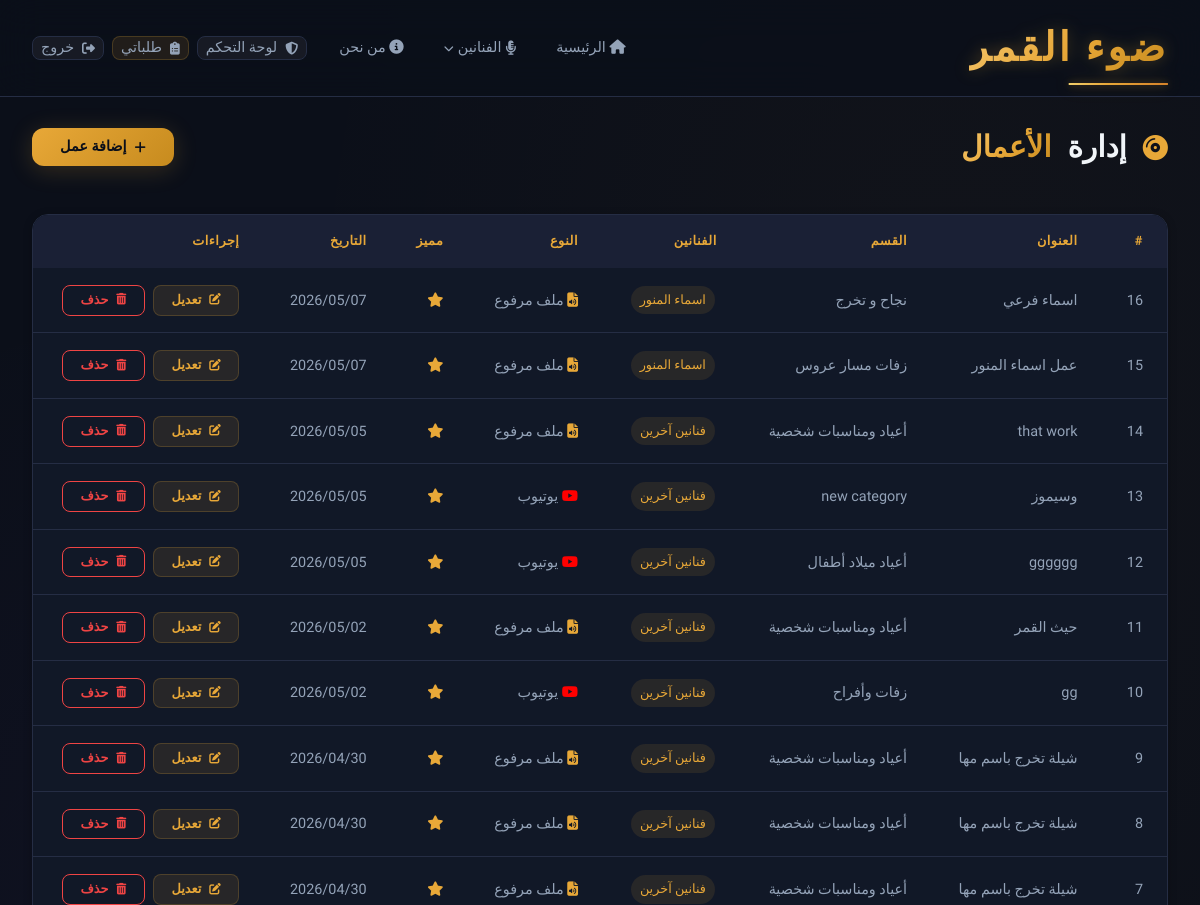
The page /admin/samples (signed in, upper part) on the database as committed earlier.
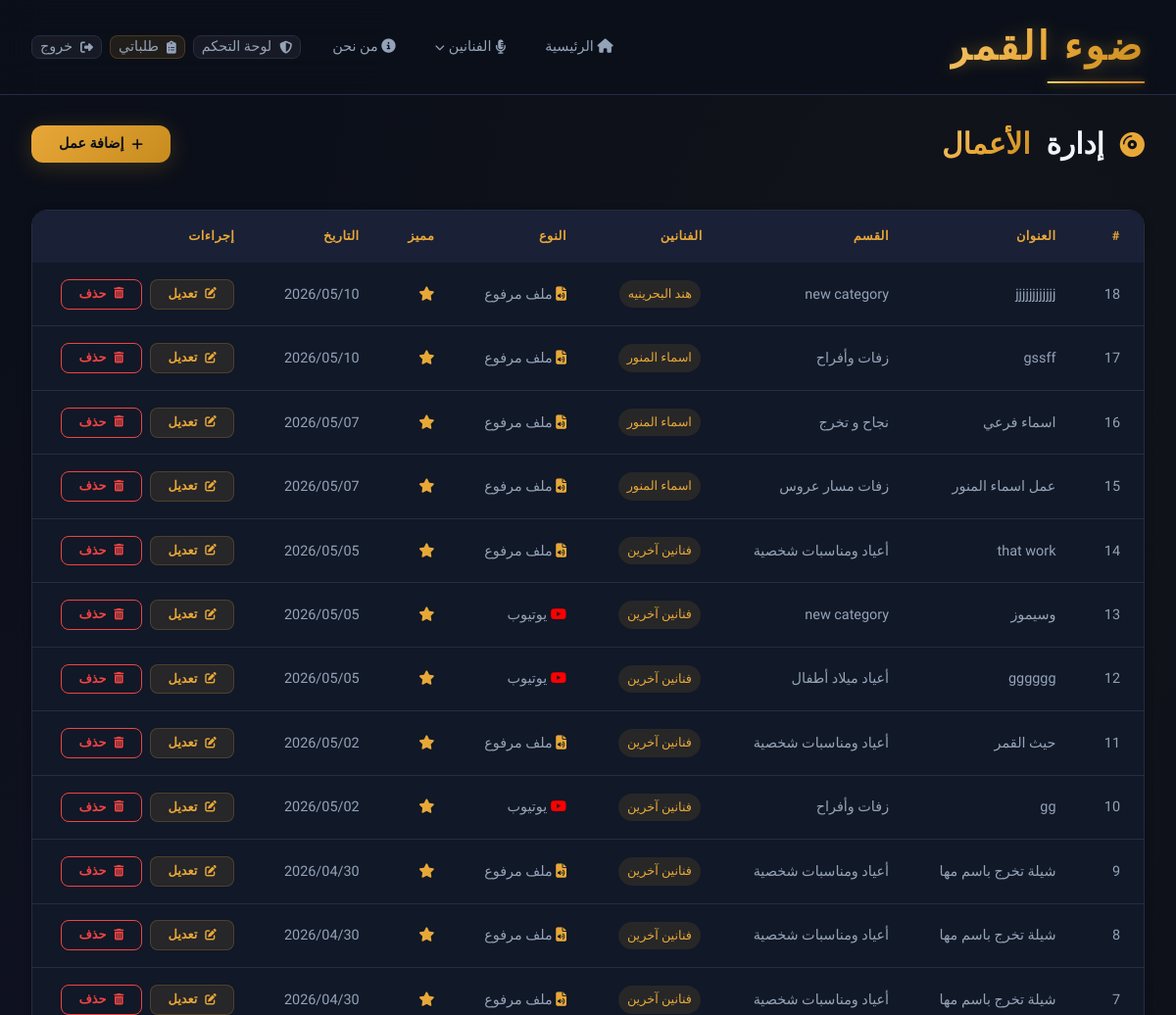
The same page on the database as committed later.
### app/models.py (models this page shows, shortened)
class Sample(db.Model):
    __tablename__ = 'samples'
    id = db.Column(db.Integer, primary_key=True)
    title = db.Column(db.String(200), nullable=False)
    category_id = db.Column(db.Integer, db.ForeignKey('categories.id'), nullable=False)
    media_type = db.Column(db.String(20), nullable=False, default='youtube')
    media_url = db.Column(db.String(500), nullable=False)
    cover_image = db.Column(db.String(500), nullable=True)
    is_featured = db.Column(db.Boolean, default=False)
    created_at = db.Column(db.DateTime, default=lambda: datetime.now(timezone.utc))
    singers = db.relationship(
        'Singer',
        secondary=sample_singers,
        back_populates='samples',
        order_by='Singer.sort_order, Singer.name',
    )

class Category(db.Model):
    __tablename__ = 'categories'
    id = db.Column(db.Integer, primary_key=True)
    name = db.Column(db.String(100), nullable=False)
    slug = db.Column(db.String(100), unique=True, nullable=False)
    description = db.Column(db.Text, nullable=True)
    icon = db.Column(db.String(50), nullable=True)
    sort_order = db.Column(db.Integer, default=0)
    parent_id = db.Column(db.Integer, db.ForeignKey('categories.id'), nullable=True)
    subcategories = db.relationship(
        'Category',
        backref=db.backref('parent', remote_side=[id]),
        lazy='dynamic'
    )
    samples = db.relationship('Sample', backref='category', lazy='dynamic')

class Singer(db.Model):
    __tablename__ = 'singers'
    id = db.Column(db.Integer, primary_key=True)
    name = db.Column(db.String(120), nullable=False)
    slug = db.Column(db.String(120), unique=True, nullable=False)
    background_image = db.Column(db.String(500), nullable=True)
    sort_order = db.Column(db.Integer, default=0)
    created_at = db.Column(db.DateTime, default=lambda: datetime.now(timezone.utc))
    samples = db.relationship(
        'Sample',
        secondary=sample_singers,
        back_populates='singers',
        lazy='dynamic',
    )

### app/routes/admin.py (the view)
@admin_bp.route('/samples')
@admin_required
def samples():
    all_samples = (
        Sample.query.options(joinedload(Sample.category), selectinload(Sample.singers))
        .order_by(Sample.created_at.desc())
        .all()
    )
    return render_template('admin/samples.html', samples=all_samples)

### app/routes/admin.py (called while the page is built)
def admin_required(f):
    @wraps(f)
    @login_required
    def decorated_function(*args, **kwargs):
        if not current_user.is_admin:
            flash('ليس لديك صلاحية الوصول', 'error')
            return redirect(url_for('main.index'))
        return f(*args, **kwargs)
    return decorated_function

### app/templates/admin/samples.html (shortened to what this page needs)
{% extends "base.html" %}
{% block content %}
<section class="admin-page">
    <div class="container">
        <div class="dashboard-header">
            <h1><i class="fas fa-compact-disc"></i> إدارة <span class="accent-text">الأعمال</span></h1>
            <a href="{{ url_for('admin.add_sample') }}" class="btn btn-primary"><i class="fas fa-plus"></i> إضافة عمل</a>
        </div>
        <div class="admin-table-wrapper animate-on-scroll">
            {% if samples %}
            <table class="admin-table">
                <thead>
                    <tr>
                        <th>#</th>
                        <th>العنوان</th>
                        <th>القسم</th>
                        <th>الفنانين</th>
                        <th>النوع</th>
                        <th>مميز</th>
                        <th>التاريخ</th>
                        <th>إجراءات</th>
                    </tr>
                </thead>
                <tbody>
                    {% for sample in samples %}
                    <tr>
                        <td>{{ sample.id }}</td>
                        <td>{{ sample.title }}</td>
                        <td>{{ sample.category.name }}</td>
                        <td>
                            {% if sample.singers %}
                                {% for singer in sample.singers %}
                                <span class="admin-chip">{{ singer.name }}</span>
                                {% endfor %}
                            {% else %}
                                -
                            {% endif %}
                        </td>
                        <td>
                            {% if sample.media_type == 'youtube' %}
                                <i class="fab fa-youtube" style="color: #FF0000;"></i> يوتيوب
                            {% else %}
                                <i class="fas fa-file-audio" style="color: var(--accent);"></i> ملف مرفوع
                            {% endif %}
                        </td>
                        <td>
                            {% if sample.is_featured %}
                                <i class="fas fa-star" style="color: var(--accent);"></i>
                            {% else %}
                                <i class="far fa-star" style="color: var(--text-dim);"></i>
                            {% endif %}
                        </td>
                        <td>{{ sample.created_at.strftime('%Y/%m/%d') }}</td>
                        <td>
                            <div class="admin-table-actions">
                                <a href="{{ url_for('admin.edit_sample', sample_id=sample.id) }}" class="btn btn-sm btn-secondary"><i class="fas fa-edit"></i> تعديل</a>
                                <form method="POST" action="{{ url_for('admin.delete_sample', sample_id=sample.id) }}" style="display: inline;"
                                      onsubmit="return confirm('هل أنت متأكد من حذف هذا العمل؟')">
                                    <button type="submit" class="btn btn-sm btn-outline" style="color: var(--error); border-color: var(--error);"><i class="fas fa-trash-alt"></i> حذف</button>
                                </form>
                            </div>
                        </td>
                    </tr>
                    {% endfor %}
                </tbody>
            </table>
            {% else %}
            <div class="samples-empty">
                <div class="samples-empty__icon"><i class="fas fa-compact-disc"></i></div>
                <p>لا توجد أعمال بعد</p>
                <a href="{{ url_for('admin.add_sample') }}" class="btn btn-primary" style="margin-top: var(--space-lg);"><i class="fas fa-plus"></i> أضف أول عمل</a>
            </div>
            {% endif %}
        </div>
    </div>
</section>
{% endblock %}

### app/templates/base.html (shortened to what this page needs)
<!DOCTYPE html>
<html lang="ar" dir="rtl">
<head>
    <link rel="stylesheet"
          href="https://cdnjs.cloudflare.com/ajax/libs/font-awesome/6.5.1/css/all.min.css"
          onerror="this.onerror=null;this.href='https://cdn.jsdelivr.net/npm/@fortawesome/fontawesome-free@6.5.1/css/all.min.css';" />
    <link rel="stylesheet" href="{{ url_for('static', filename='css/variables.css') }}">
    <link rel="stylesheet" href="{{ url_for('static', filename='css/base.css') }}">
    <link rel="stylesheet" href="{{ url_for('static', filename='css/components.css') }}">
    <link rel="stylesheet" href="{{ url_for('static', filename='css/pages.css') }}">
</head>
<body>
    <nav class="navbar" id="navbar">
        <div class="container">
            <a href="{{ url_for('main.index') }}" class="logo">ضوء القمر</a>
            <div class="nav-links" id="navLinks">
                <a href="{{ url_for('main.index') }}" class="{% if request.endpoint == 'main.index' %}active{% endif %}">
                    <i class="fas fa-home"></i> الرئيسية
                </a>
                <details class="nav-dropdown {% if request.endpoint == 'main.singer' %}active{% endif %}">
                    <summary class="nav-dropdown__summary">
                        <i class="fas fa-microphone-lines"></i> الفنانين
                        <i class="fas fa-chevron-down nav-dropdown__chevron"></i>
                    </summary>
                </details>
                <a href="{{ url_for('main.about') }}" class="{% if request.endpoint == 'main.about' %}active{% endif %}">
                    <i class="fas fa-info-circle"></i> من نحن
                </a>
                <div class="nav-auth">
                    {% if current_user.is_authenticated %}
                        {% if current_user.is_admin %}
                            <a href="{{ url_for('admin.dashboard') }}" class="btn btn-sm btn-ghost">
                                <i class="fas fa-shield-halved"></i> لوحة التحكم
                            </a>
                        {% endif %}
                        <a href="{{ url_for('orders.dashboard') }}" class="btn btn-sm btn-secondary">
                            <i class="fas fa-clipboard-list"></i> طلباتي
                        </a>
                        <a href="{{ url_for('auth.logout') }}" class="btn btn-sm btn-ghost">
                            <i class="fas fa-sign-out-alt"></i> خروج
                        </a>
                    {% endif %}
                </div>
            </div>
        </div>
    </nav>
    <main>
        {% block content %}{% endblock %}
    </main>
</body>
</html>

### app/static/css/variables.css (style rules this page uses)
:root { --accent: #E8A838; --accent-light: #F5C871; --accent-dark: #C78B1E; --accent-glow: rgba(232, 168, 56, 0.35); --accent-5: rgba(232, 168, 56, 0.05); --accent-10: rgba(232, 168, 56, 0.10); --accent-15: rgba(232, 168, 56, 0.15); --accent-20: rgba(232, 168, 56, 0.20); --gradient-accent: linear-gradient(135deg, #E8A838 0%, #F5C871 50%, #E8A838 100%); --gradient-accent-btn: linear-gradient(135deg, #E8A838 0%, #C78B1E 100%); --gradient-accent-text: linear-gradient(135deg, #F5C871, #E8A838, #C78B1E); --gradient-accent-vivid: linear-gradient(135deg, #F2D06B 0%, #E8A838 40%, #D4822A 100%); --secondary: #8B5CF6; --secondary-light: #A78BFA; --secondary-dark: #7C3AED; --secondary-glow: rgba(139, 92, 246, 0.25); --secondary-10: rgba(139, 92, 246, 0.10); --tertiary: #14B8A6; --tertiary-glow: rgba(20, 184, 166, 0.2); --bg-base: #0B0F19; --bg-card: #111827; --bg-elevated: #1A2035; --bg-hover: #1E2642; --bg-border: #252D44; --bg-border-light: #2E3A56; --text-primary: #F1F5F9; --text-secondary: #94A3B8; --text-tertiary: #64748B; --text-dim: #475569; --success: #22C55E; --success-bg: rgba(34, 197, 94, 0.12); --success-border: rgba(34, 197, 94, 0.25); --warning: #F59E0B; --warning-bg: rgba(245, 158, 11, 0.12); --warning-border: rgba(245, 158, 11, 0.25); --info: #3B82F6; --info-bg: rgba(59, 130, 246, 0.12); --info-border: rgba(59, 130, 246, 0.25); --error: #EF4444; --error-bg: rgba(239, 68, 68, 0.12); --error-border: rgba(239, 68, 68, 0.25); --whatsapp: #25D366; --whatsapp-dark: #1DA851; --whatsapp-glow: rgba(37, 211, 102, 0.3); --font-primary: 'Tajawal', 'Segoe UI', sans-serif; --fs-xs: clamp(0.7rem, 0.65rem + 0.25vw, 0.8rem); --fs-sm: clamp(0.8rem, 0.75rem + 0.3vw, 0.9rem); --fs-base: clamp(0.9rem, 0.85rem + 0.35vw, 1rem); --fs-md: clamp(1rem, 0.9rem + 0.5vw, 1.15rem); --fs-lg: clamp(1.15rem, 1rem + 0.7vw, 1.4rem); --fs-xl: clamp(1.4rem, 1.15rem + 1.2vw, 1.85rem); --fs-2xl: clamp(1.75rem, 1.35rem + 2vw, 2.5rem); --fs-3xl: clamp(2.2rem, 1.5rem + 3.5vw, 3.5rem); --fs-hero: clamp(2rem, 1.2rem + 4vw, 3.8rem); --fw-light: 300; --fw-regular: 400; --fw-medium: 500; --fw-bold: 700; --fw-black: 900; --lh-tight: 1.3; --lh-normal: 1.6; --lh-relaxed: 1.8; --space-xs: 0.25rem; --space-sm: 0.5rem; --space-md: 1rem; --space-lg: 1.5rem; --space-xl: 2rem; --space-2xl: 3rem; --space-3xl: 4rem; --space-4xl: 6rem; --space-section: clamp(3rem, 2rem + 5vw, 6rem); --container-max: 1200px; --container-padding: clamp(1rem, 3vw, 2rem); --radius-sm: 8px; --radius-md: 12px; --radius-lg: 16px; --radius-xl: 24px; --radius-full: 9999px; --shadow-sm: 0 2px 8px rgba(0, 0, 0, 0.25); --shadow-md: 0 4px 24px rgba(0, 0, 0, 0.35); --shadow-lg: 0 8px 40px rgba(0, 0, 0, 0.45); --shadow-accent: 0 4px 25px rgba(232, 168, 56, 0.2); --shadow-accent-lg: 0 8px 40px rgba(232, 168, 56, 0.25); --shadow-card: 0 4px 20px rgba(0, 0, 0, 0.3); --shadow-card-hover: 0 12px 40px rgba(0, 0, 0, 0.4), 0 0 0 1px rgba(232, 168, 56, 0.1); --glass-bg: rgba(11, 15, 25, 0.8); --glass-bg-heavy: rgba(11, 15, 25, 0.92); --glass-border: rgba(232, 168, 56, 0.12); --glass-blur: 20px; --transition-fast: 0.15s ease; --transition-base: 0.3s cubic-bezier(0.4, 0, 0.2, 1); --transition-slow: 0.5s cubic-bezier(0.4, 0, 0.2, 1); --transition-spring: 0.5s cubic-bezier(0.175, 0.885, 0.32, 1.275); --z-dropdown: 100; --z-sticky: 200; --z-nav: 300; --z-modal: 400; --z-whatsapp: 500; }

Rows that differ between the two databases and show on the page:
added Sample: id "18", title "jjjjjjjjjjjj", category.name "new category", media_type "upload" (drawn), is_featured True (drawn), created_at "2026/05/10"
now on this page (row unchanged): Singer: name "هند البحرينيه", shown under "18"
added Sample: id "17", title "gssff", category.name "زفات وأفراح", media_type "upload" (drawn), is_featured True (drawn), created_at "2026/05/10", Singer (name "اسماء المنور")
